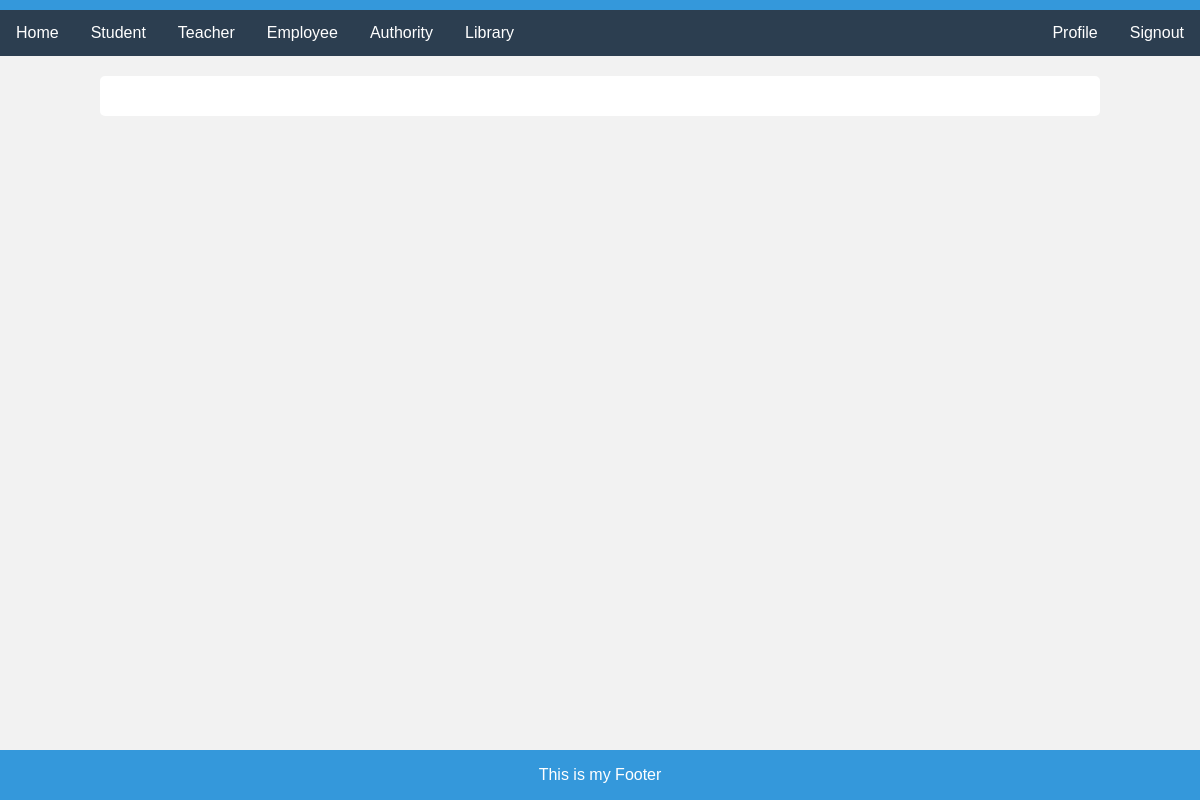
Page /editLibrary/4 on the earlier database version.
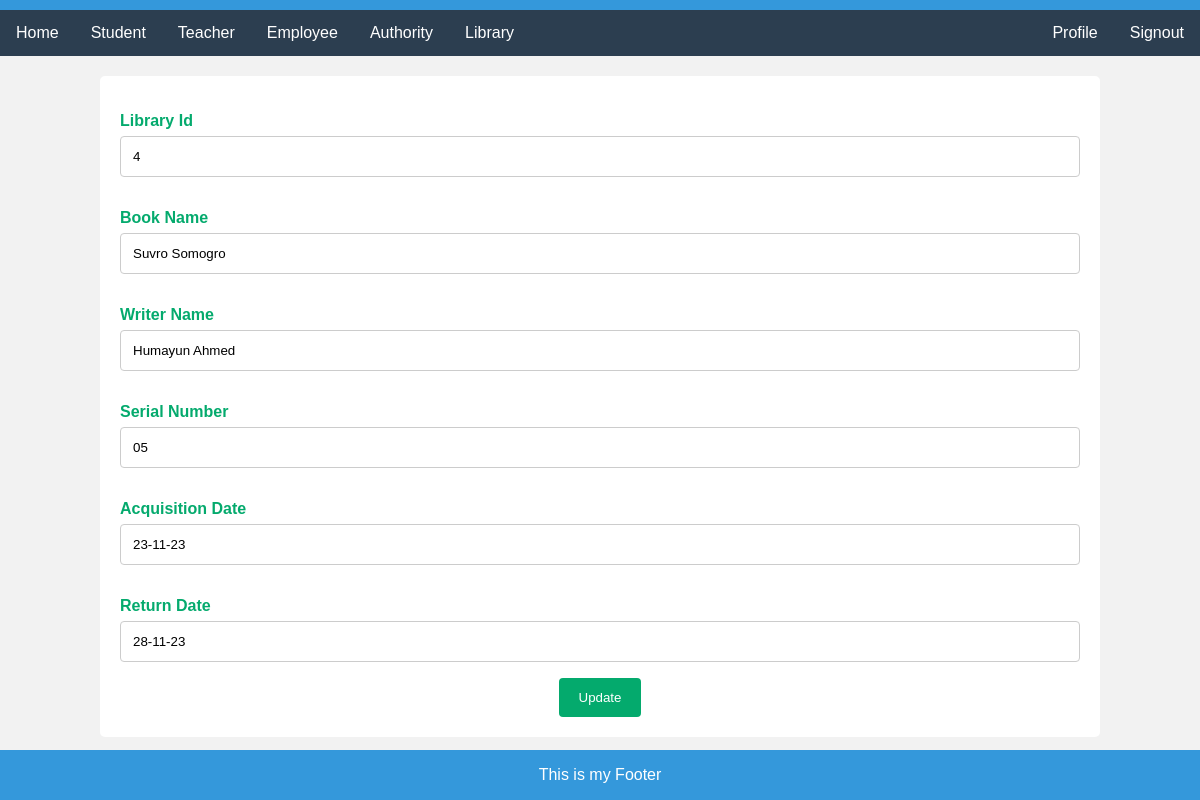
Same page on the later database version.
### myApp/models.py (models this page shows, shortened)
class Library(models.Model):
    Book_Name=models.CharField(max_length=100, null=True)
    Writer_Name=models.CharField(max_length=100, null=True)
    Serial_No=models.CharField(max_length=100, null=True)
    Acquisition_Date=models.CharField(max_length=100, null=True)
    Return_Date=models.CharField(max_length=100, null=True)

### myProject/views.py (the view)
# urls.py: path('editLibrary/<str:myid>',editLibrary, name="editLibrary"),
def editLibrary(request, myid):
    library=Library.objects.filter(id=myid)
    context={
        "library":library,
    }
    return render(request, "editLibrary.html", context)

### template/editLibrary.html (shortened to what this page needs)
{%extends "home.html"%}
{%block content%}
<div class="container">
    <form action="{% url 'updatelibrary'%}" method='post'>
        {% for i in library %}
    <form>
      <label for="fname">Library Id</label>
      <input type="text" id="fname" value="{{i.id}}" name="libraryid" placeholder="Book Id..">
      <label for="fname">Book Name</label>
      <input type="text" id="fname" value="{{i.Book_Name}}" name="b_name" placeholder="Book Name..">
      <label for="lastname">Writer Name</label>
      <input type="text" id="lastname" value="{{i.Writer_Name}}" name="w_name" placeholder="Writer name..">
      <label for="Mobile">Serial Number</label>
      <input type="text" id="lname" value="{{i.Serial_No}}" name="Serial_No" placeholder="Serial Number..">
      <label for="email">Acquisition Date</label>
      <input type="text" id="email" value="{{i.Acquisition_Date}}" name="Acquisition_Date" placeholder="Acquisition Date..">
      <label for="age">Return Date</label>
      <input type="text" id="age" value="{{i.Return_Date}}" name="Return_Date" placeholder="Return Date..">
      <input type="submit" value="Update">
      {% endfor %}
    </form>
  </div>
{%endblock%}

Differences in the rows shown:
added Library: libraryid "4", b_name "Suvro Somogro", w_name "Humayun Ahmed", Serial_No "05", Acquisition_Date "23-11-23", Return_Date "28-11-23"
